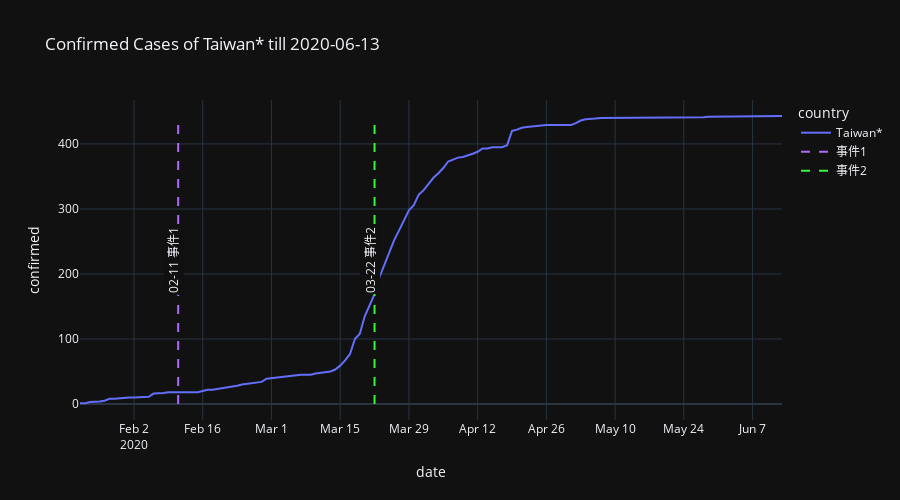
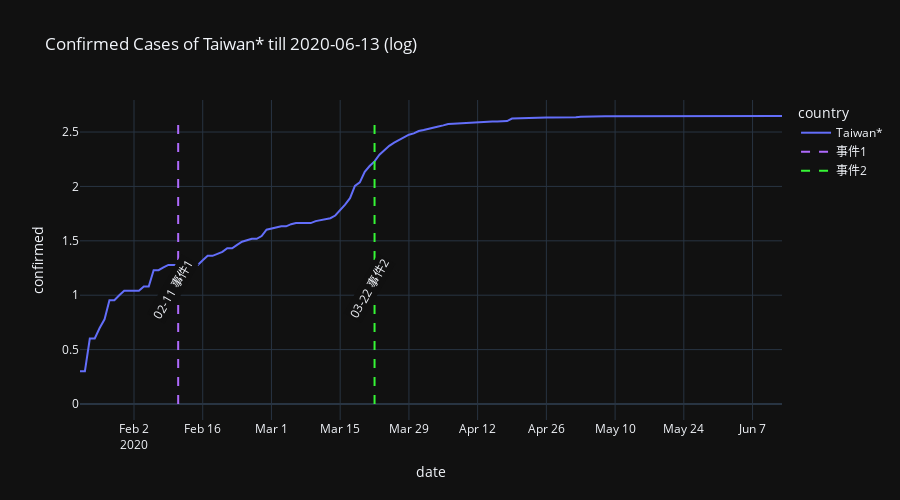
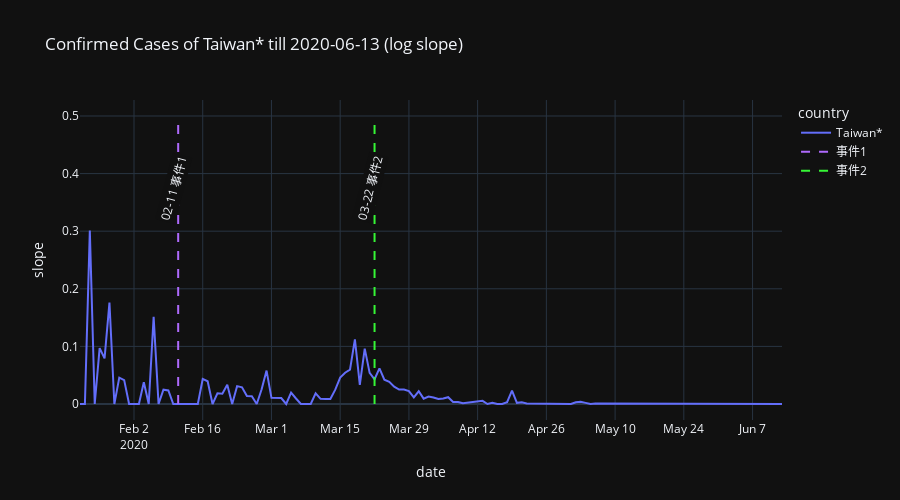

Notebook code for these charts, in order:
### Markdown cell above
### 台灣

### Code cell
def gen_random_color(min_value=0, max_value=256) -> str:
    """Generate random color for plotly"""
    r, g, b = np.random.randint(min_value, max_value, 3)
    return f'rgb({r},{g},{b})'  

color_1 = gen_random_color(min_value=20) # 限制境外移入 (病例)
color_2 = gen_random_color(min_value=20) # 擴大篩檢 (列出隱藏病例)
color_3 = gen_random_color(min_value=20) # 口罩禁止出口 (人民開始意識到疫情嚴重性)
color_4 = gen_random_color(min_value=20) # 封城/宵禁/禁足
color_5 = gen_random_color(min_value=20) # 保持社交距離/強制戴口罩

events = [['02-11', '事件1', color_1],
          ['03-22', '事件2', color_2]]
plot_by_country('Taiwan*', events)
plot_by_country2('Taiwan*', events, 0.4, -60)
plot_by_country3('Taiwan*', events, 0.75, -75)

### Figure 1 — Plotly figure (JSON) as saved in the notebook; plotly's stock layout.template omitted (floating-point values rounded to 4 significant figures; data arrays with more than 128 entries replaced by an {"elided": "..."} marker saying what was removed)
{"data": [{"hovertemplate": "country=Taiwan*<br>date=%{x}<br>confirmed=%{y}<extra></extra>", "legendgroup": "Taiwan*", "line": {"color": "#636efa", "dash": "solid"}, "mode": "lines", "name": "Taiwan*", "orientation": "v", "showlegend": true, "type": "scatter", "x": {"elided": "144 str values"}, "xaxis": "x", "y": {"elided": "144 int values"}, "yaxis": "y"}, {"line": {"color": "rgb(174,106,252)", "dash": "dash"}, "mode": "lines", "name": "事件1", "type": "scatter", "x": ["2020-02-11", "2020-02-11"], "y": [0, 443]}, {"line": {"color": "rgb(54,246,54)", "dash": "dash"}, "mode": "lines", "name": "事件2", "type": "scatter", "x": ["2020-03-22", "2020-03-22"], "y": [0, 443]}], "layout": {"annotations": [{"bgcolor": "#101010", "showarrow": false, "text": "02-11 事件1", "textangle": -90, "x": "2020-02-10", "y": 221.5}, {"bgcolor": "#101010", "showarrow": false, "text": "03-22 事件2", "textangle": -90, "x": "2020-03-21", "y": 221.5}], "height": 500, "legend": {"title": {"text": "country"}, "tracegroupgap": 0}, "title": {"text": "Confirmed Cases of Taiwan* till 2020-06-13"}, "xaxis": {"anchor": "y", "domain": [0, 1], "title": {"text": "date"}}, "yaxis": {"anchor": "x", "domain": [0, 1], "title": {"text": "confirmed"}}}}

### Figure 2 — Plotly figure (JSON) as saved in the notebook; plotly's stock layout.template omitted (floating-point values rounded to 4 significant figures; data arrays with more than 128 entries replaced by an {"elided": "..."} marker saying what was removed)
{"data": [{"hovertemplate": "country=Taiwan*<br>date=%{x}<br>confirmed=%{y}<extra></extra>", "legendgroup": "Taiwan*", "line": {"color": "#636efa", "dash": "solid"}, "mode": "lines", "name": "Taiwan*", "orientation": "v", "showlegend": true, "type": "scatter", "x": {"elided": "144 str values"}, "xaxis": "x", "y": {"elided": "144 float values"}, "yaxis": "y"}, {"line": {"color": "rgb(174,106,252)", "dash": "dash"}, "mode": "lines", "name": "事件1", "type": "scatter", "x": ["2020-02-11", "2020-02-11"], "y": [0, 2.647]}, {"line": {"color": "rgb(54,246,54)", "dash": "dash"}, "mode": "lines", "name": "事件2", "type": "scatter", "x": ["2020-03-22", "2020-03-22"], "y": [0, 2.647]}], "layout": {"annotations": [{"bgcolor": "#101010", "showarrow": false, "text": "02-11 事件1", "textangle": -60, "x": "2020-02-10", "y": 1.059}, {"bgcolor": "#101010", "showarrow": false, "text": "03-22 事件2", "textangle": -60, "x": "2020-03-21", "y": 1.059}], "height": 500, "legend": {"title": {"text": "country"}, "tracegroupgap": 0}, "title": {"text": "Confirmed Cases of Taiwan* till 2020-06-13 (log)"}, "xaxis": {"anchor": "y", "domain": [0, 1], "title": {"text": "date"}}, "yaxis": {"anchor": "x", "domain": [0, 1], "title": {"text": "confirmed"}}}}

### Figure 3 — Plotly figure (JSON) as saved in the notebook; plotly's stock layout.template omitted (floating-point values rounded to 4 significant figures; data arrays with more than 128 entries replaced by an {"elided": "..."} marker saying what was removed)
{"data": [{"hovertemplate": "country=Taiwan*<br>date=%{x}<br>slope=%{y}<extra></extra>", "legendgroup": "Taiwan*", "line": {"color": "#636efa", "dash": "solid"}, "mode": "lines", "name": "Taiwan*", "orientation": "v", "showlegend": true, "type": "scatter", "x": {"elided": "144 str values"}, "xaxis": "x", "y": {"elided": "144 float values"}, "yaxis": "y"}, {"line": {"color": "rgb(174,106,252)", "dash": "dash"}, "mode": "lines", "name": "事件1", "type": "scatter", "x": ["2020-02-11", "2020-02-11"], "y": [0, 0.5]}, {"line": {"color": "rgb(54,246,54)", "dash": "dash"}, "mode": "lines", "name": "事件2", "type": "scatter", "x": ["2020-03-22", "2020-03-22"], "y": [0, 0.5]}], "layout": {"annotations": [{"bgcolor": "#101010", "showarrow": false, "text": "02-11 事件1", "textangle": -75, "x": "2020-02-10", "y": 0.375}, {"bgcolor": "#101010", "showarrow": false, "text": "03-22 事件2", "textangle": -75, "x": "2020-03-21", "y": 0.375}], "height": 500, "legend": {"title": {"text": "country"}, "tracegroupgap": 0}, "title": {"text": "Confirmed Cases of Taiwan* till 2020-06-13 (log slope)"}, "xaxis": {"anchor": "y", "domain": [0, 1], "title": {"text": "date"}}, "yaxis": {"anchor": "x", "domain": [0, 1], "title": {"text": "slope"}}}}
